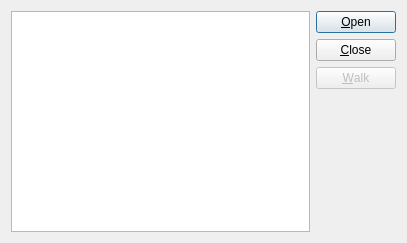
<?xml version="1.0" encoding="UTF-8"?>
<ui version="4.0">
 <class>MainDialog</class>
 <widget class="QDialog" name="MainDialog">
  <property name="geometry">
   <rect>
    <x>0</x>
    <y>0</y>
    <width>407</width>
    <height>243</height>
   </rect>
  </property>
  <property name="windowTitle">
   <string>QPDFWalker</string>
  </property>
  <layout class="QHBoxLayout" name="horizontalLayout_2">
   <item>
    <layout class="QHBoxLayout" name="horizontalLayout">
     <item>
      <widget class="QListWidget" name="uiFilesList"/>
     </item>
     <item>
      <layout class="QVBoxLayout" name="verticalLayout">
       <item>
        <widget class="QPushButton" name="uiOpenFile">
         <property name="text">
          <string>&amp;Open</string>
         </property>
        </widget>
       </item>
       <item>
        <widget class="QPushButton" name="uiCloseFile">
         <property name="text">
          <string>&amp;Close</string>
         </property>
        </widget>
       </item>
       <item>
        <widget class="QPushButton" name="uiWalk">
         <property name="enabled">
          <bool>false</bool>
         </property>
         <property name="text">
          <string>&amp;Walk</string>
         </property>
        </widget>
       </item>
       <item>
        <spacer name="verticalSpacer">
         <property name="orientation">
          <enum>Qt::Vertical</enum>
         </property>
         <property name="sizeHint" stdset="0">
          <size>
           <width>20</width>
           <height>40</height>
          </size>
         </property>
        </spacer>
       </item>
      </layout>
     </item>
    </layout>
   </item>
  </layout>
 </widget>
 <layoutdefault spacing="6" margin="11"/>
 <resources/>
 <connections/>
</ui>
